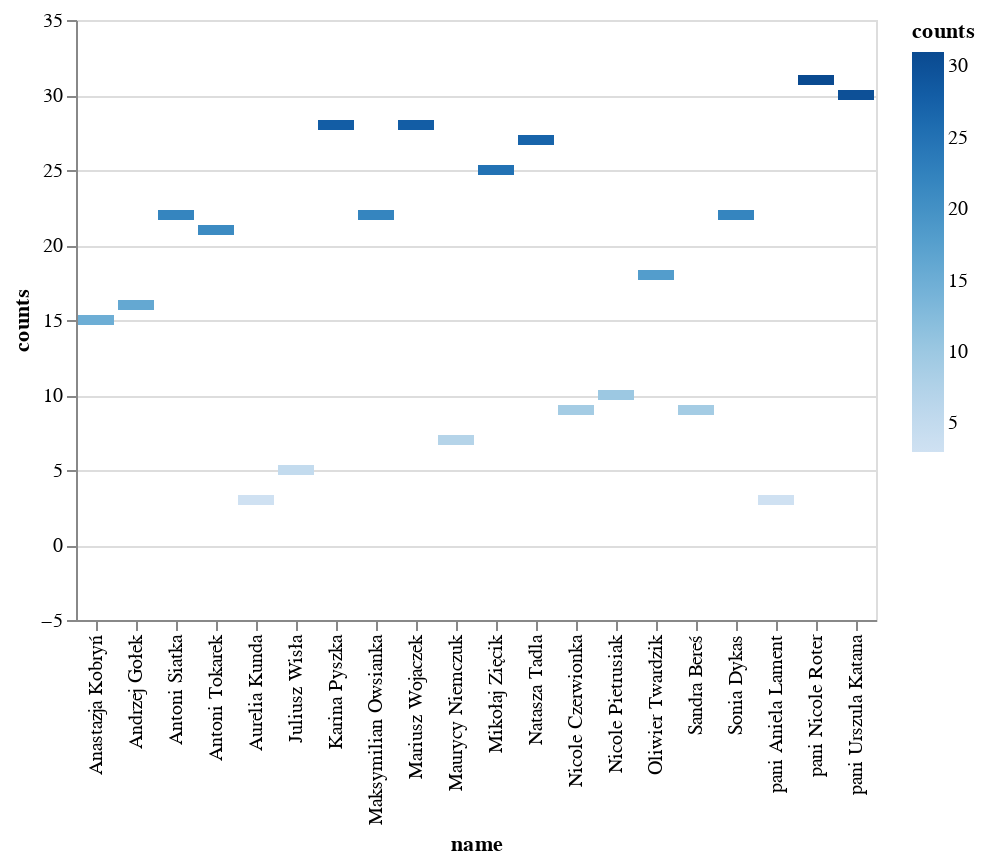

Source (notebook cell):
### Code cell
df = pd.DataFrame(pd.read_csv('employees.csv'))
df_elements = pd.DataFrame(pd.read_csv('elements.csv'))
df_merged = df.merge(df_elements, left_on='id', right_on='employee_id')
df_merged = df_merged.groupby(['name']).count()
df_merged = df_merged.reset_index(level=0)
df_merged = pd.DataFrame(df_merged, columns=['name', 'id'])
df_merged = df_merged.rename(columns={'id': 'counts'})
df_merged["counts"] = df_merged["counts"].astype('int32')
alt.Chart(df_merged.nsmallest(20, columns=['counts'])).mark_bar(orient='horizontal').encode(
    x='name', y='counts', color='counts'
)

### Figure 1 — Vega-Lite specification as saved in the notebook (floating-point values rounded to 4 significant figures)
{"config": {"view": {"continuousWidth": 400, "continuousHeight": 300}}, "data": {"name": "data-907c9087ab0ba9313f2f1d53a45fa9ba"}, "mark": {"type": "bar", "orient": "horizontal"}, "encoding": {"color": {"field": "counts", "type": "quantitative"}, "x": {"field": "name", "type": "nominal"}, "y": {"field": "counts", "type": "quantitative"}}, "$schema": "https://vega.github.io/schema/vega-lite/v4.17.0.json", "datasets": {"data-907c9087ab0ba9313f2f1d53a45fa9ba": [{"name": "Aurelia Kunda", "counts": 3}, {"name": "pani Aniela Lament", "counts": 3}, {"name": "Juliusz Wisła", "counts": 5}, {"name": "Maurycy Niemczuk", "counts": 7}, {"name": "Nicole Czerwionka", "counts": 9}, {"name": "Sandra Bereś", "counts": 9}, {"name": "Nicole Pietrusiak", "counts": 10}, {"name": "Anastazja Kobryń", "counts": 15}, {"name": "Andrzej Gołek", "counts": 16}, {"name": "Oliwier Twardzik", "counts": 18}, {"name": "Antoni Tokarek", "counts": 21}, {"name": "Antoni Siatka", "counts": 22}, {"name": "Maksymilian Owsianka", "counts": 22}, {"name": "Sonia Dykas", "counts": 22}, {"name": "Mikołaj Zięcik", "counts": 25}, {"name": "Natasza Tadla", "counts": 27}, {"name": "Karina Pyszka", "counts": 28}, {"name": "Mariusz Wojaczek", "counts": 28}, {"name": "pani Urszula Katana", "counts": 30}, {"name": "pani Nicole Roter", "counts": 31}]}}
